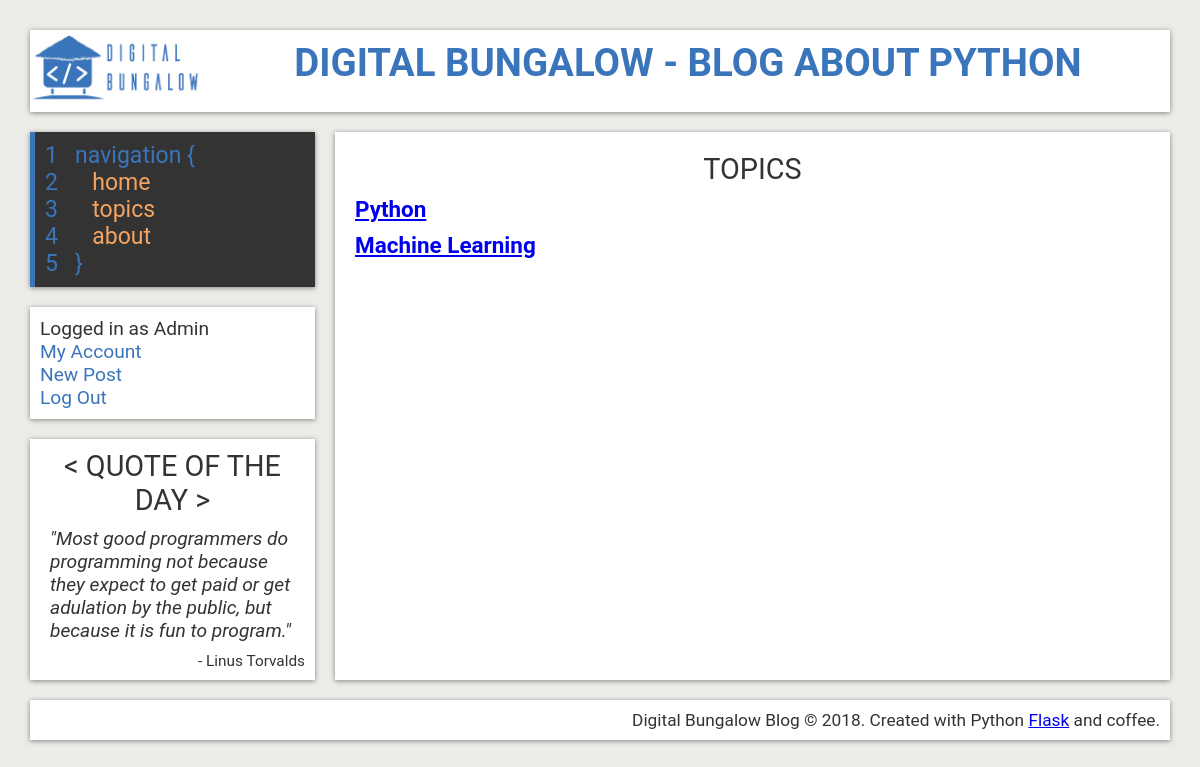
Page /topics (signed in) on the committed database.
### flaskblog/models.py (models this page shows, shortened)
class User(db.Model, UserMixin):
    id = db.Column(db.Integer, primary_key=True)
    username = db.Column(db.String(20), unique=True, nullable=False)
    email = db.Column(db.String(120), unique=True, nullable=False)
    image_file = db.Column(db.String(20), nullable=False, default='default-avatar.jpg')
    password = db.Column(db.String(60), nullable=False)
    posts = db.relationship('Post', backref='author', lazy=True)

class Topic(db.Model):
    id = db.Column(db.Integer, primary_key=True)
    topicname = db.Column(db.String(60), nullable=False)
    posts = db.relationship('Post', backref='topic', lazy=True)

### flaskblog/routes.py (the view)
@app.route("/topics")
def topics():
    topics = Topic.query.all()
    return render_template('topics.html', topics=topics, title='Topics')

### flaskblog/models.py (called while the page is built)
@login_manager.user_loader
def load_user(user_id):
    return User.query.get(int(user_id))

### flaskblog/templates/topics.html
{% extends "layout.html" %}
{% block content %}
    <article class="topics">
      <section class="topic-list">
          <h2>Topics</h2>
          <tr>
            {% for topic in topics %}
            <td>
              <h3><a href="{{ url_for('topic', topic_name=topic.topicname)}}">
                {{ topic.topicname }}
              </a></h3>
            </td>
            {% endfor %}
          </tr>
      </section>
    </article>
{% endblock content %}

### flaskblog/templates/layout.html (shortened to what this page needs)
<!DOCTYPE html>
<html lang="en">
  <head>
    <link rel="stylesheet" href="{{ url_for('static', filename='style.css') }}">
    <link rel="stylesheet" href="https://use.fontawesome.com/releases/v5.0.13/css/all.css">
  </head>
  <body>
    <div class="wrapper">
    <header>
      <div class="logo">
        <a href="{{ url_for('home')}}">
          <img src="{{ url_for('static', filename='images/logo.png') }}"
               alt="digital-bungalow-logo">
        </a>
      </div>
      <div class="title">
        <h1>
          <a href="{{ url_for('home')}}">
            Digital Bungalow - Blog About Python
          </a>
        </h1>
      </div>
    </header>
    <aside>
      <nav>
        <ul>
          <li>
            1 &nbsp;&nbsp;navigation {
          </li>
          <li>
            <a href="{{ url_for('home')}}">
              <span>2</span>  &nbsp;&nbsp;&nbsp;&nbsp; home
            </a>
          </li>
          <li>
            <a href="{{ url_for('topics')}}">
              <span>3</span>  &nbsp;&nbsp;&nbsp;&nbsp; topics
            </a>
          </li>
          <li>
            <a href="{{ url_for('about')}}">
              <span>4</span>  &nbsp;&nbsp;&nbsp;&nbsp; about
            </a>
          </li>
          <li>
            5 &nbsp;&nbsp;}
          </li>
        </ul>
      </nav>
      <div class="log-reg">
        <ul>
          {% if current_user.is_authenticated %}
            <li>Logged in as {{ current_user.username }}</li>
            <li><a href="{{ url_for('account')}}">My Account</a></li>
            <li><a href="{{ url_for('new_post')}}">New Post</a></li>
            <li><a href="{{ url_for('logout')}}">Log Out</a></li>
          {% else %}
            <li><a href="{{ url_for('register')}}">Register</a></li>
            <li><a href="{{ url_for('login')}}">Log In</a></li>
          {% endif %}
        </ul>
      </div>
      <div class="sidebar">
        <h2>&lt; Quote of the Day &gt;</h2>
        <p class="quote">"Most good programmers do programming not because they
          expect to get paid or get adulation by the public, but because it is fun to program." </p>
        <p class= "quote-meta">- Linus Torvalds</p>
      </div>
    </aside>
    {% block content %}{% endblock content %}
    <footer>
      <p>Digital Bungalow Blog &copy; 2018.
        Created with Python <a href="http://flask.pocoo.org/">Flask</a> and coffee.</p>
    </footer>
  </div>
  </body>
</html>

### flaskblog/static/style.css (style rules this page uses)
:root { --primary: #ffffff; --blue: #3a75bb; --orange: #F4A460; --lightblue: #DDEAF9; --grey: #edece8; --hover: #696969; --dark: #333; --shadow: 0 1px 5px rgba(104, 104, 104, 0.8); }
* { margin: 0px; padding: 0px; }
html { box-sizing: border-box; color: var(--dark); font-family: Roboto; font-size: 1.2em; }
body { background: var(--grey); }
h2 { text-transform: uppercase; font-weight: normal; }
.wrapper { margin: 30px; display: grid; grid-gap: 20px; grid-template-areas: "header header" "aside article" "footer footer"; grid-template-columns: 25% 1fr; }
header { grid-area: header; background: var(--primary); display: grid; grid-template-columns: 1fr 6fr; box-shadow: var(--shadow); }
.logo { text-align: center; }
.logo img { height: 4em; }
.title { padding: 10px; text-align: center; text-transform: uppercase; }
.title a { text-decoration: none; color: var(--blue); }
aside { grid-area: aside; align-self: start; display: flex; flex-direction: column; }
nav { background: var(--dark); padding: 10px; box-shadow: var(--shadow); font-size: 1.2em; border-left: 5px solid var(--blue); margin-bottom: 20px; }
nav ul { list-style: none; }
nav ul li { color: var(--blue); }
nav a { text-decoration: none; color: var(--orange); display:inline-block; width: 100%; text-transform: lowercase; }
nav a span { color: var(--blue); }
.log-reg { background: var(--primary); padding: 10px; box-shadow: var(--shadow); margin-bottom: 20px; }
.log-reg ul { list-style: none; }
.log-reg ul a { text-decoration: none; color: var(--blue); }
.sidebar { background: var(--primary); padding: 10px; box-shadow: var(--shadow); align-self: flex-start; }
.sidebar h2 { text-align: center; }
.sidebar p.quote { font-style: italic; padding: 10px; }
.sidebar p.quote-meta { font-size: 0.8em; text-align: right; }
footer { grid-area: footer; background: var(--primary); padding: 10px; box-shadow: var(--shadow); text-align: right; font-size: 0.9em; }
article { grid-area: article; background: var(--primary); padding: 10px 20px; box-shadow: var(--shadow); }
section { padding: 10px 0; }
article h2 { text-align: center; margin-bottom: 10px; }
article h3 { margin: 10px 0; }

### rows in the picture
User: username "Admin"
Topic: topicname "Python"
Topic: topicname "Machine Learning"
